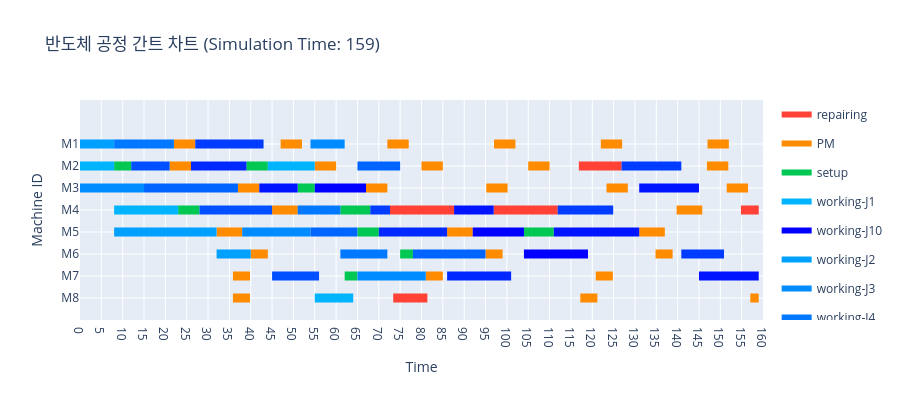

Notebook source saved alongside this figure:
### Markdown cell above
## 시뮬레이션 실행

### Code cell
env.run(until=scheduler.job_chk_process)
fig = create_gantt_chart(
    logs=event_logger.logs,
    max_time=env.now,
    title=f"반도체 공정 간트 차트 (Simulation Time: {round(env.now, 3)})")
fig.show()

### Figure 1 — Plotly figure (JSON) as saved in the notebook; plotly's stock layout.template omitted (floating-point values rounded to 4 significant figures; data arrays with more than 128 entries replaced by an {"elided": "..."} marker saying what was removed)
{"data": [{"fill": "toself", "fillcolor": "rgb(255, 65, 54)", "hoverinfo": "name", "legendgroup": "rgb(255, 65, 54)", "mode": "none", "name": "repairing", "type": "scatter", "x": [116.9, 126.9, 126.9, 116.9, 116.9, 72.63, 87.63, 87.63, 72.63, 72.63, 96.91, 111.9, 111.9, 96.91, 96.91, 154.8, 159, 159, 154.8, 154.8, 73.38, 81.38, 81.38, 73.38], "y": [5.8, 5.8, 6.2, 6.2, null, 3.8, 3.8, 4.2, 4.2, null, 3.8, 3.8, 4.2, 4.2, null, 3.8, 3.8, 4.2, 4.2, null, -0.2, -0.2, 0.2, 0.2]}, {"fill": "toself", "fillcolor": "rgb(255, 140, 0)", "hoverinfo": "name", "legendgroup": "rgb(255, 140, 0)", "mode": "none", "name": "PM", "type": "scatter", "x": {"elided": "149 float values"}, "y": {"elided": "149 float values"}}, {"fill": "toself", "fillcolor": "rgb(0, 200, 83)", "hoverinfo": "name", "legendgroup": "rgb(0, 200, 83)", "mode": "none", "name": "setup", "type": "scatter", "x": [8, 12, 12, 8, 8, 39, 44, 44, 39, 39, 51, 55, 55, 51, 51, 23, 28, 28, 23, 23, 61, 68, 68, 61, 61, 65, 70, 70, 65, 65, 104, 111, 111, 104, 104, 75, 78, 78, 75, 75, 62, 65, 65, 62], "y": [5.8, 5.8, 6.2, 6.2, null, 5.8, 5.8, 6.2, 6.2, null, 4.8, 4.8, 5.2, 5.2, null, 3.8, 3.8, 4.2, 4.2, null, 3.8, 3.8, 4.2, 4.2, null, 2.8, 2.8, 3.2, 3.2, null, 2.8, 2.8, 3.2, 3.2, null, 1.8, 1.8, 2.2, 2.2, null, 0.8, 0.8, 1.2, 1.2]}, {"fill": "toself", "fillcolor": "rgb(0, 180, 255)", "hoverinfo": "name", "legendgroup": "rgb(0, 180, 255)", "mode": "none", "name": "working-J1", "type": "scatter", "x": [0, 8, 8, 0, 0, 44, 55, 55, 44, 44, 8, 23, 23, 8, 8, 55, 64, 64, 55], "y": [5.8, 5.8, 6.2, 6.2, null, 5.8, 5.8, 6.2, 6.2, null, 3.8, 3.8, 4.2, 4.2, null, -0.2, -0.2, 0.2, 0.2]}, {"fill": "toself", "fillcolor": "rgb(0, 0, 255)", "hoverinfo": "name", "legendgroup": "rgb(0, 0, 255)", "mode": "none", "name": "working-J10", "type": "scatter", "x": [55, 67, 67, 55, 55, 92, 104, 104, 92, 92, 104, 119, 119, 104], "y": [4.8, 4.8, 5.2, 5.2, null, 2.8, 2.8, 3.2, 3.2, null, 1.8, 1.8, 2.2, 2.2]}, {"fill": "toself", "fillcolor": "rgb(0, 160, 255)", "hoverinfo": "name", "legendgroup": "rgb(0, 160, 255)", "mode": "none", "name": "working-J2", "type": "scatter", "x": [0, 8, 8, 0, 0, 8, 32, 32, 8, 8, 32, 40, 40, 32], "y": [6.8, 6.8, 7.2, 7.2, null, 2.8, 2.8, 3.2, 3.2, null, 1.8, 1.8, 2.2, 2.2]}, {"fill": "toself", "fillcolor": "rgb(0, 140, 255)", "hoverinfo": "name", "legendgroup": "rgb(0, 140, 255)", "mode": "none", "name": "working-J3", "type": "scatter", "x": [54, 62, 62, 54, 54, 0, 15, 15, 0, 0, 38, 54, 54, 38, 38, 65, 81, 81, 65], "y": [6.8, 6.8, 7.2, 7.2, null, 4.8, 4.8, 5.2, 5.2, null, 2.8, 2.8, 3.2, 3.2, null, 0.8, 0.8, 1.2, 1.2]}, {"fill": "toself", "fillcolor": "rgb(0, 120, 255)", "hoverinfo": "name", "legendgroup": "rgb(0, 120, 255)", "mode": "none", "name": "working-J4", "type": "scatter", "x": [8, 22, 22, 8, 8, 51, 61, 61, 51, 51, 61, 72, 72, 61], "y": [6.8, 6.8, 7.2, 7.2, null, 3.8, 3.8, 4.2, 4.2, null, 1.8, 1.8, 2.2, 2.2]}, {"fill": "toself", "fillcolor": "rgb(0, 100, 255)", "hoverinfo": "name", "legendgroup": "rgb(0, 100, 255)", "mode": "none", "name": "working-J5", "type": "scatter", "x": [65, 75, 75, 65, 65, 15, 37, 37, 15, 15, 54, 65, 65, 54, 54, 78, 95, 95, 78], "y": [5.8, 5.8, 6.2, 6.2, null, 4.8, 4.8, 5.2, 5.2, null, 2.8, 2.8, 3.2, 3.2, null, 1.8, 1.8, 2.2, 2.2]}, {"fill": "toself", "fillcolor": "rgb(0, 80, 255)", "hoverinfo": "name", "legendgroup": "rgb(0, 80, 255)", "mode": "none", "name": "working-J6", "type": "scatter", "x": [12, 21, 21, 12, 12, 28, 45, 45, 28, 28, 45, 56, 56, 45], "y": [5.8, 5.8, 6.2, 6.2, null, 3.8, 3.8, 4.2, 4.2, null, 0.8, 0.8, 1.2, 1.2]}, {"fill": "toself", "fillcolor": "rgb(0, 60, 255)", "hoverinfo": "name", "legendgroup": "rgb(0, 60, 255)", "mode": "none", "name": "working-J7", "type": "scatter", "x": [27, 43, 43, 27, 27, 126.9, 140.9, 140.9, 126.9, 126.9, 68, 72.63, 72.63, 68, 68, 111.9, 124.9, 124.9, 111.9, 111.9, 140.9, 150.9, 150.9, 140.9], "y": [6.8, 6.8, 7.2, 7.2, null, 5.8, 5.8, 6.2, 6.2, null, 3.8, 3.8, 4.2, 4.2, null, 3.8, 3.8, 4.2, 4.2, null, 1.8, 1.8, 2.2, 2.2]}, {"fill": "toself", "fillcolor": "rgb(0, 40, 255)", "hoverinfo": "name", "legendgroup": "rgb(0, 40, 255)", "mode": "none", "name": "working-J8", "type": "scatter", "x": [26, 39, 39, 26, 26, 70, 86, 86, 70, 70, 86, 101, 101, 86], "y": [5.8, 5.8, 6.2, 6.2, null, 2.8, 2.8, 3.2, 3.2, null, 0.8, 0.8, 1.2, 1.2]}, {"fill": "toself", "fillcolor": "rgb(0, 20, 255)", "hoverinfo": "name", "legendgroup": "rgb(0, 20, 255)", "mode": "none", "name": "working-J9", "type": "scatter", "x": [42, 51, 51, 42, 42, 131, 145, 145, 131, 131, 87.63, 96.91, 96.91, 87.63, 87.63, 111, 131, 131, 111, 111, 145, 159, 159, 145], "y": [4.8, 4.8, 5.2, 5.2, null, 4.8, 4.8, 5.2, 5.2, null, 3.8, 3.8, 4.2, 4.2, null, 2.8, 2.8, 3.2, 3.2, null, 0.8, 0.8, 1.2, 1.2]}, {"legendgroup": "rgb(0, 0, 255)", "marker": {"color": "rgb(0, 0, 255)", "opacity": 0, "size": 1}, "mode": "markers", "name": "", "showlegend": false, "text": ["job: J10\noperation: J10_O1", "job: J10\noperation: J10_O1", "job: J10\noperation: J10_O2", "job: J10\noperation: J10_O2", "job: J10\noperation: J10_O3", "job: J10\noperation: J10_O3"], "type": "scatter", "x": [55, 67, 92, 104, 104, 119], "y": [5, 5, 3, 3, 2, 2]}, {"legendgroup": "rgb(0, 100, 255)", "marker": {"color": "rgb(0, 100, 255)", "opacity": 0, "size": 1}, "mode": "markers", "name": "", "showlegend": false, "text": ["job: J5\noperation: J5_O3", "job: J5\noperation: J5_O3", "job: J5\noperation: J5_O1", "job: J5\noperation: J5_O1", "job: J5\noperation: J5_O2", "job: J5\noperation: J5_O2", "job: J5\noperation: J5_O4", "job: J5\noperation: J5_O4"], "type": "scatter", "x": [65, 75, 15, 37, 54, 65, 78, 95], "y": [6, 6, 5, 5, 3, 3, 2, 2]}, {"legendgroup": "rgb(0, 120, 255)", "marker": {"color": "rgb(0, 120, 255)", "opacity": 0, "size": 1}, "mode": "markers", "name": "", "showlegend": false, "text": ["job: J4\noperation: J4_O1", "job: J4\noperation: J4_O1", "job: J4\noperation: J4_O2", "job: J4\noperation: J4_O2", "job: J4\noperation: J4_O3", "job: J4\noperation: J4_O3"], "type": "scatter", "x": [8, 22, 51, 61, 61, 72], "y": [7, 7, 4, 4, 2, 2]}, {"legendgroup": "rgb(0, 140, 255)", "marker": {"color": "rgb(0, 140, 255)", "opacity": 0, "size": 1}, "mode": "markers", "name": "", "showlegend": false, "text": ["job: J3\noperation: J3_O3", "job: J3\noperation: J3_O3", "job: J3\noperation: J3_O1", "job: J3\noperation: J3_O1", "job: J3\noperation: J3_O2", "job: J3\noperation: J3_O2", "job: J3\noperation: J3_O4", "job: J3\noperation: J3_O4"], "type": "scatter", "x": [54, 62, 0, 15, 38, 54, 65, 81], "y": [7, 7, 5, 5, 3, 3, 1, 1]}, {"legendgroup": "rgb(0, 160, 255)", "marker": {"color": "rgb(0, 160, 255)", "opacity": 0, "size": 1}, "mode": "markers", "name": "", "showlegend": false, "text": ["job: J2\noperation: J2_O1", "job: J2\noperation: J2_O1", "job: J2\noperation: J2_O2", "job: J2\noperation: J2_O2", "job: J2\noperation: J2_O3", "job: J2\noperation: J2_O3"], "type": "scatter", "x": [0, 8, 8, 32, 32, 40], "y": [7, 7, 3, 3, 2, 2]}, {"legendgroup": "rgb(0, 180, 255)", "marker": {"color": "rgb(0, 180, 255)", "opacity": 0, "size": 1}, "mode": "markers", "name": "", "showlegend": false, "text": ["job: J1\noperation: J1_O1", "job: J1\noperation: J1_O1", "job: J1\noperation: J1_O3", "job: J1\noperation: J1_O3", "job: J1\noperation: J1_O2", "job: J1\noperation: J1_O2", "job: J1\noperation: J1_O4", "job: J1\noperation: J1_O4"], "type": "scatter", "x": [0, 8, 44, 55, 8, 23, 55, 64], "y": [6, 6, 6, 6, 4, 4, 0, 0]}, {"legendgroup": "rgb(0, 20, 255)", "marker": {"color": "rgb(0, 20, 255)", "opacity": 0, "size": 1}, "mode": "markers", "name": "", "showlegend": false, "text": ["job: J9\noperation: J9_O1", "job: J9\noperation: J9_O1", "job: J9\noperation: J9_O3", "job: J9\noperation: J9_O3", "job: J9\noperation: J9_O2", "job: J9\noperation: J9_O2", "job: J9\noperation: J9_O2", "job: J9\noperation: J9_O2", "job: J9\noperation: J9_O4", "job: J9\noperation: J9_O4"], "type": "scatter", "x": [42, 51, 131, 145, 87.63, 96.91, 111, 131, 145, 159], "y": [5, 5, 5, 5, 4, 4, 3, 3, 1, 1]}, {"legendgroup": "rgb(0, 200, 83)", "marker": {"color": "rgb(0, 200, 83)", "opacity": 0, "size": 1}, "mode": "markers", "name": "", "showlegend": false, "text": ["job: J6\noperation: J6_O1", "job: J6\noperation: J6_O1", "job: J1\noperation: J1_O3", "job: J1\noperation: J1_O3", "job: J10\noperation: J10_O1", "job: J10\noperation: J10_O1", "job: J6\noperation: J6_O2", "job: J6\noperation: J6_O2", "job: J7\noperation: J7_O2", "job: J7\noperation: J7_O2", "job: J8\noperation: J8_O2", "job: J8\noperation: J8_O2", "job: J9\noperation: J9_O2", "job: J9\noperation: J9_O2", "job: J5\noperation: J5_O4", "job: J5\noperation: J5_O4", "job: J3\noperation: J3_O4", "job: J3\noperation: J3_O4"], "type": "scatter", "x": [8, 12, 39, 44, 51, 55, 23, 28, 61, 68, 65, 70, 104, 111, 75, 78, 62, 65], "y": [6, 6, 6, 6, 5, 5, 4, 4, 4, 4, 3, 3, 3, 3, 2, 2, 1, 1]}, {"legendgroup": "rgb(0, 40, 255)", "marker": {"color": "rgb(0, 40, 255)", "opacity": 0, "size": 1}, "mode": "markers", "name": "", "showlegend": false, "text": ["job: J8\noperation: J8_O1", "job: J8\noperation: J8_O1", "job: J8\noperation: J8_O2", "job: J8\noperation: J8_O2", "job: J8\noperation: J8_O3", "job: J8\noperation: J8_O3"], "type": "scatter", "x": [26, 39, 70, 86, 86, 101], "y": [6, 6, 3, 3, 1, 1]}, {"legendgroup": "rgb(0, 60, 255)", "marker": {"color": "rgb(0, 60, 255)", "opacity": 0, "size": 1}, "mode": "markers", "name": "", "showlegend": false, "text": ["job: J7\noperation: J7_O1", "job: J7\noperation: J7_O1", "job: J7\noperation: J7_O3", "job: J7\noperation: J7_O3", "job: J7\noperation: J7_O2", "job: J7\noperation: J7_O2", "job: J7\noperation: J7_O2", "job: J7\noperation: J7_O2", "job: J7\noperation: J7_O4", "job: J7\noperation: J7_O4"], "type": "scatter", "x": [27, 43, 126.9, 140.9, 68, 72.63, 111.9, 124.9, 140.9, 150.9], "y": [7, 7, 6, 6, 4, 4, 4, 4, 2, 2]}, {"legendgroup": "rgb(0, 80, 255)", "marker": {"color": "rgb(0, 80, 255)", "opacity": 0, "size": 1}, "mode": "markers", "name": "", "showlegend": false, "text": ["job: J6\noperation: J6_O1", "job: J6\noperation: J6_O1", "job: J6\noperation: J6_O2", "job: J6\noperation: J6_O2", "job: J6\noperation: J6_O3", "job: J6\noperation: J6_O3"], "type": "scatter", "x": [12, 21, 28, 45, 45, 56], "y": [6, 6, 4, 4, 1, 1]}, {"legendgroup": "rgb(255, 140, 0)", "marker": {"color": "rgb(255, 140, 0)", "opacity": 0, "size": 1}, "mode": "markers", "name": "", "showlegend": false, "text": ["None", "None", "None", "None", "None", "None", "None", "None", "None", "None", "None", "None", "None", "None", "None", "None", "None", "None", "None", "None", "None", "None", "None", "None", "None", "None", "None", "None", "None", "None", "None", "None", "None", "None", "None", "None", "None", "None", "None", "None", "None", "None", "None", "None", "None", "None", "None", "None", "None", "None", "None", "None", "None", "None", "None", "None", "None", "None", "None", "None"], "type": "scatter", "x": [22, 27, 47, 52, 72, 77, 97, 102, 122, 127, 147, 152, 21, 26, 55, 60, 80, 85, 105, 110, 146.9, 151.9, 37, 42, 67, 72, 95.17, 100.2, 123.3, 128.3, 151.5, 156.5, 45, 51, 139.8, 145.8, 32, 38, 86, 92, 131, 137, 40, 44, 95, 99, 134.8, 138.8, 35.83, 39.83, 81, 85, 120.8, 124.8, 35.83, 39.83, 117.2, 121.2, 157.0, 159], "y": [7, 7, 7, 7, 7, 7, 7, 7, 7, 7, 7, 7, 6, 6, 6, 6, 6, 6, 6, 6, 6, 6, 5, 5, 5, 5, 5, 5, 5, 5, 5, 5, 4, 4, 4, 4, 3, 3, 3, 3, 3, 3, 2, 2, 2, 2, 2, 2, 1, 1, 1, 1, 1, 1, 0, 0, 0, 0, 0, 0]}, {"legendgroup": "rgb(255, 65, 54)", "marker": {"color": "rgb(255, 65, 54)", "opacity": 0, "size": 1}, "mode": "markers", "name": "", "showlegend": false, "text": ["None", "None", "None", "None", "None", "None", "None", "None", "None", "None"], "type": "scatter", "x": [116.9, 126.9, 72.63, 87.63, 96.91, 111.9, 154.8, 159, 73.38, 81.38], "y": [6, 6, 4, 4, 4, 4, 4, 4, 0, 0]}], "layout": {"height": 400, "hovermode": "closest", "showlegend": true, "title": {"text": "반도체 공정 간트 차트 (Simulation Time: 159)"}, "xaxis": {"dtick": 5, "range": [0, 160], "rangeselector": {"buttons": [{"count": 7, "label": "1w", "step": "day", "stepmode": "backward"}, {"count": 1, "label": "1m", "step": "month", "stepmode": "backward"}, {"count": 6, "label": "6m", "step": "month", "stepmode": "backward"}, {"count": 1, "label": "YTD", "step": "year", "stepmode": "todate"}, {"count": 1, "label": "1y", "step": "year", "stepmode": "backward"}, {"step": "all"}]}, "showgrid": true, "title": {"text": "Time"}, "type": "linear", "zeroline": false}, "yaxis": {"autorange": false, "range": [-1, 9], "showgrid": true, "ticktext": ["M8", "M7", "M6", "M5", "M4", "M3", "M2", "M1"], "tickvals": [0, 1, 2, 3, 4, 5, 6, 7], "title": {"text": "Machine ID"}, "zeroline": false}}}
